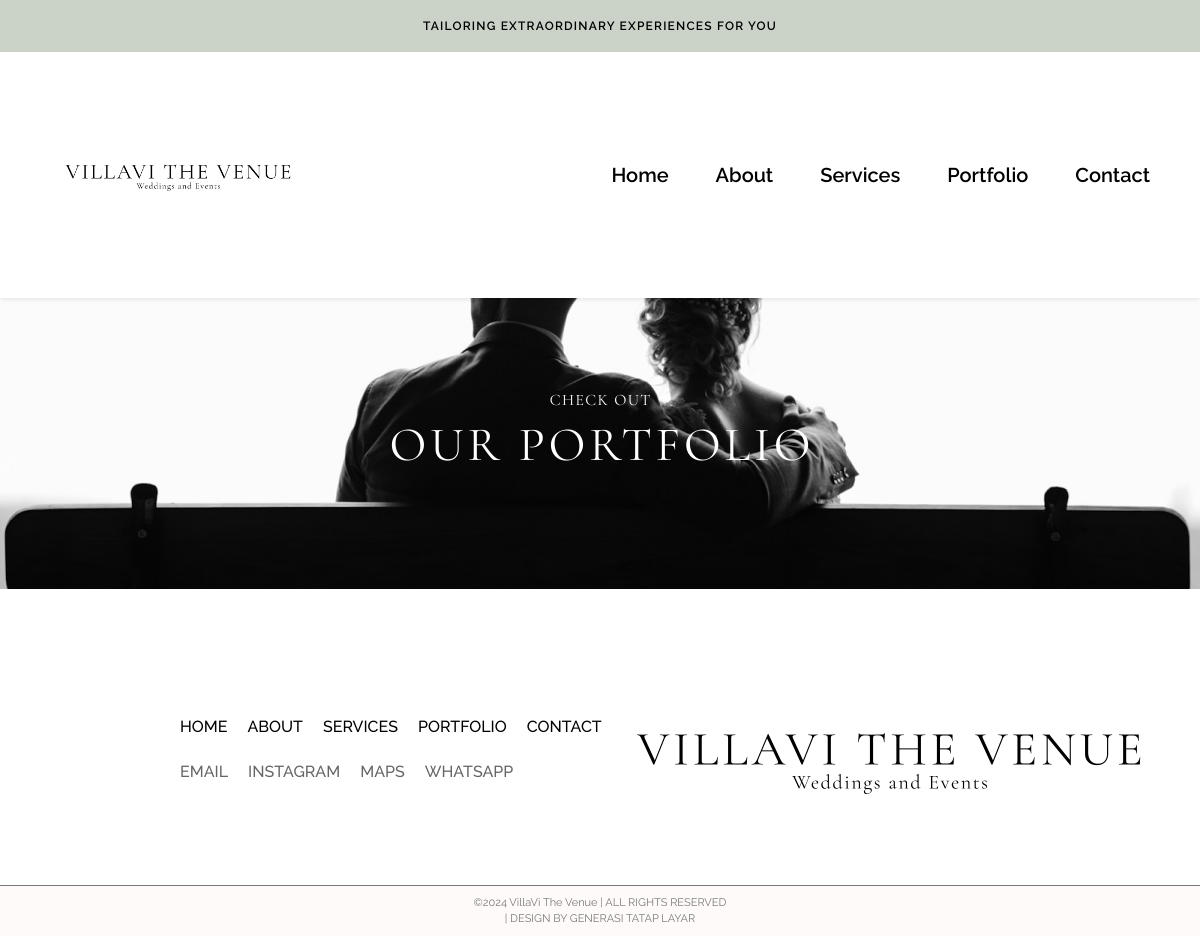
Page /portofolio.php on the earlier database version.
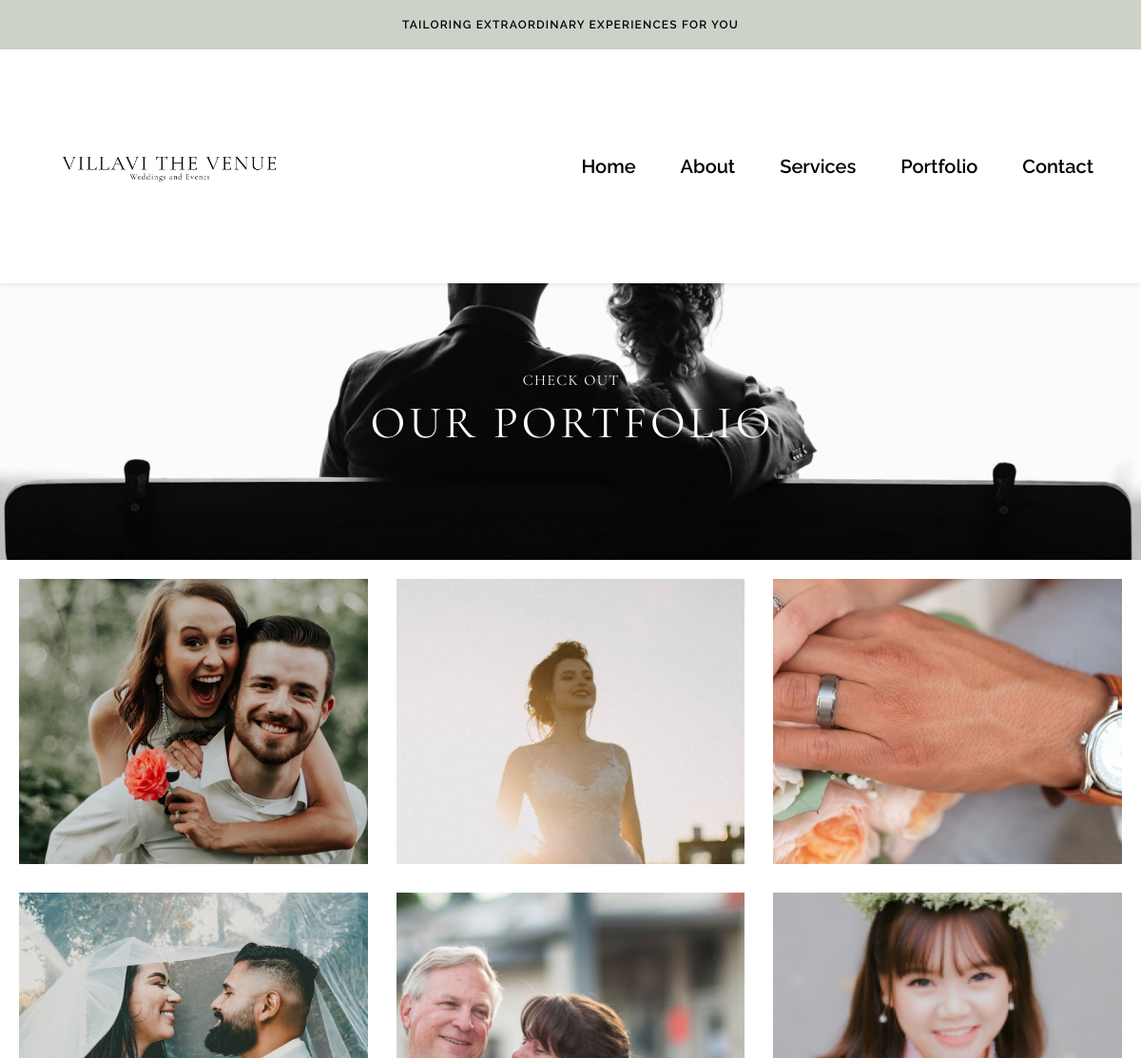
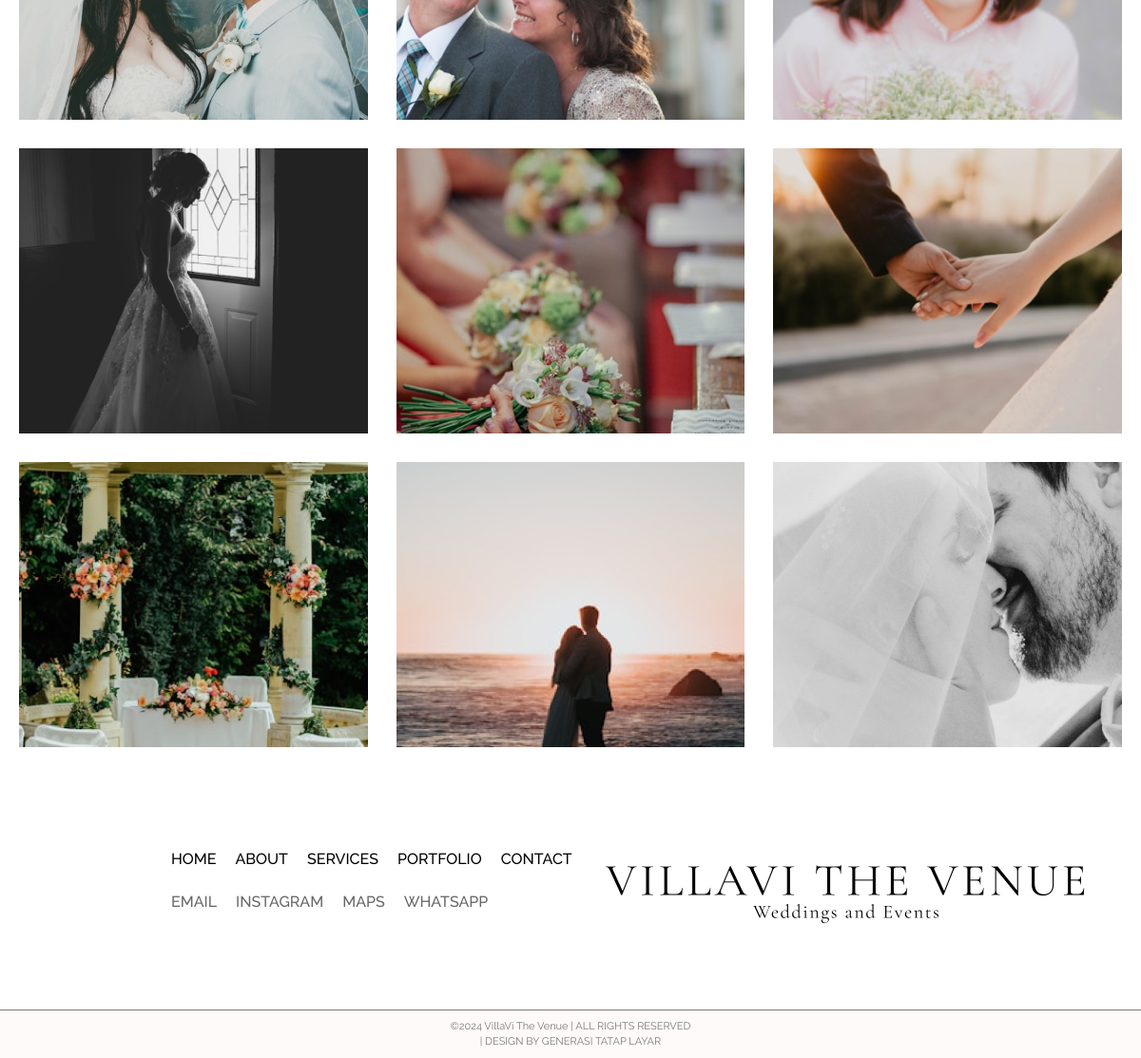
Same page on the later database version (2 pictures, top to bottom).
### tables this page shows
CREATE TABLE `portofolio` (
  `id` int(11) NOT NULL,
  `gambar_porto` varchar(255) NOT NULL
);

### portofolio.php (the view, shortened to what this page needs)
<?php
$conn = mysqli_connect('localhost', 'root', '', 'p3l');
function fetchPortfolios($conn)
{
    $query = "SELECT * FROM portofolio";
    return mysqli_query($conn, $query);
}
$portfolios = fetchPortfolios($conn);
?>
<!DOCTYPE html>
<html lang="en">
<head>
    <link href="https://cdn.jsdelivr.net/npm/bootstrap@5.3.0/dist/css/bootstrap.min.css" rel="stylesheet">
    <link rel="stylesheet" href="./assets/css/style.css">
</head>
<body>
    <header class="main-header">
        Tailoring extraordinary experiences for you
    </header>
    <nav class="navbar navbar-expand-lg navbar-light shadow-sm">
        <div class="container">
            <a class="navbar-brand" href="home.php">
                <img src="VillaVi_Logo.jpg" alt="VillaVi Logo" height=50% width=50%>
            </a>
            <div class="collapse navbar-collapse" id="navbarNav">
                <ul class="navbar-nav ms-auto">
                    <li class="nav-item">
                        <a class="nav-link" href="home.php">Home</a>
                    </li>
                    <li class="nav-item">
                        <a class="nav-link" href="about.php">About</a>
                    </li>
                    <li class="nav-item">
                        <a class="nav-link" href="services.php">Services</a>
                    </li>
                    <li class="nav-item">
                        <a class="nav-link" href="portfolio.php">Portfolio</a>
                    </li>
                    <li class="nav-item">
                        <a class="nav-link" href="contact.php">Contact</a>
                    </li>
                </ul>
            </div>
        </div>
    </nav>
    <section class="hero-portfolio">
    </section>
    <div class="gallery1">
        <?php while ($row = mysqli_fetch_assoc($portfolios)) { ?>
            <div>
                <img src="<?php echo $row['gambar_porto']; ?>" alt="Portfolio Image">
            </div>
        <?php } ?>
    </div>
    <section id="footer" class="footer">
        <nav class="footer-container">
            <ul class="footer-navigation">
                <li><a href="home.php">HOME</a></li>
                <li><a href="about.php">ABOUT</a></li>
                <li><a href="services.php">SERVICES</a></li>
                <li><a href="portofolio.php">PORTFOLIO</a></li>
                <li><a href="contact.php">CONTACT</a></li>
            </ul>
            <ul class="social-links">
                <li><a href="mailto:villavithevenue@gmail.com">EMAIL</a></li>
                <li><a href="https://www.instagram.com/villavi.the.venue" target="_blank">INSTAGRAM</a></li>
                <li><a href="https://maps.app.goo.gl/N23mAheD9p1kQBAh8" target="_blank">MAPS</a></li>
                <li><a href="https://wa.me/6289696476888" target="_blank">WHATSAPP</a></li>
            </ul>
        </nav>
        <nav class="logo">
            <img src="VillaVi_Logo.png" alt="VillaVi Logo">
        </nav>
    </section>
    <footer class="copyright">
        <div class="copyright-content">
            <p>©2024 VillaVi The Venue | ALL RIGHTS RESERVED<br>
                | DESIGN BY GENERASI TATAP LAYAR</p>
        </div>
    </footer>
    <link rel="stylesheet" href="https://storage.googleapis.com/chipp-chat-widget-assets/build/bundle.css" />
</body>
</html>

### assets/css/style.css (style rules this page uses)
.main-header { width: 100%; height: 52px; background-color: #cbd3c9; display: flex; align-items: center; justify-content: center; font-family: "Raleway", sans-serif; font-weight: 600; font-size: 12px; color: #000; text-transform: uppercase; top: 0; left: 0; letter-spacing: 0.1em; }
.navbar { height: 246px; background-color: #fff; background-color: #fff; }
.navbar-nav .nav-item { margin-right: 31px; }
.navbar-nav .nav-item:last-child { margin-right: 0; }
.navbar-brand { font-weight: bold; font-size: 1.5rem; }
.nav-link { font-size: 20px; font-family: "Raleway", sans-serif; font-weight: 600; color: #000; text-decoration: none; }
.footer { width: 100%; height: 257px; background-color: #fff; background-color: #fff; display: flex; align-items: center; justify-content: space-between; padding: 0 180px; box-sizing: border-box; border-bottom: 1px solid #7a7a7a; }
.footer-navigation { list-style-type: none; margin: 0; padding: 0; display: flex; gap: 20px; }
.footer-navigation li a { text-decoration: none; font-family: "Raleway", sans-serif; font-weight: 500; font-size: 16px; color: #000000; transition: color 0.3s ease; }
.social-links { list-style-type: none; margin-top: 20px; padding: 0; display: flex; gap: 20px; }
.social-links li a { text-decoration: none; font-family: "Raleway", sans-serif; font-size: 16px; font-weight: 500; color: #666; transition: color 0.3s ease; }
.logo { display: flex; justify-content: center; align-items: center; }
.logo img { height: 127px; width: auto; object-fit: contain; }
.copyright { height: 50px; width: 100%; display: flex; justify-content: center; align-items: center; background-color: #fffafa; box-sizing: border-box; }
.copyright-content p { margin: 0; font-family: "Raleway", sans-serif; font-weight: 400; font-size: 11px; color: #7a7a7a; text-align: center; }
.hero-portfolio { width: 100%; height: 291px; background: url("../images/Ourportfolio_Banner.jpg") center/cover no-repeat; display: flex; align-items: center; justify-content: center; text-align: center; color: #fffafa; }
a { color: #a2b09f; text-decoration: none; }
.gallery1 { display: grid; grid-template-columns: repeat(3, 1fr); grid-gap: 30px; max-width: 1200px; padding: 20px; margin: 0 auto; }
.gallery1 div { display: flex; justify-content: center; align-items: center; overflow: hidden; border-radius: 0px; background-color: #f8f8f8; height: 300px; }
.gallery1 img { width: 100%; height: 100%; object-fit: cover; transition: transform 0.3s ease; }

Differences in the rows shown:
added portofolio: gambar_porto (picture)
added portofolio: gambar_porto (picture)
added portofolio: gambar_porto (picture)
added portofolio: gambar_porto (picture)
added portofolio: gambar_porto (picture)
added portofolio: gambar_porto (picture)
added portofolio: gambar_porto (picture)
added portofolio: gambar_porto (picture)
added portofolio: gambar_porto (picture)
added portofolio: gambar_porto (picture)
added portofolio: gambar_porto (picture)
added portofolio: gambar_porto (picture)
